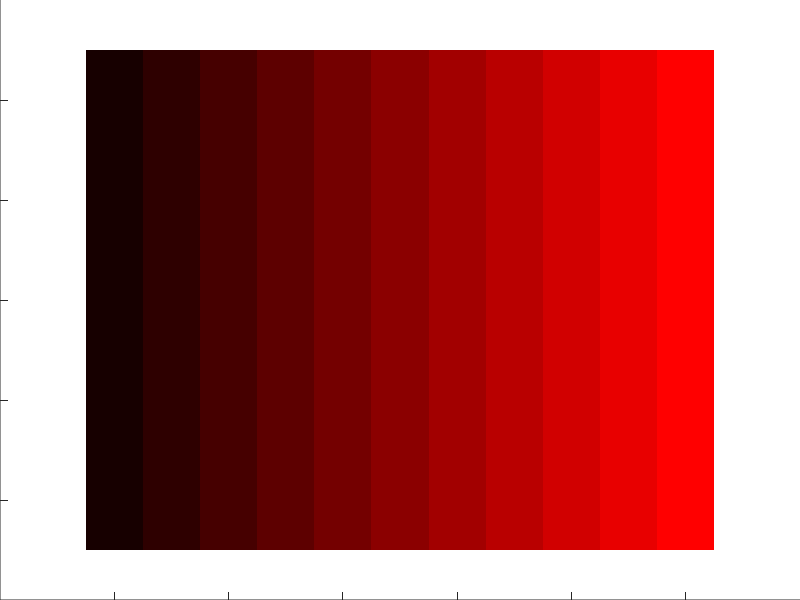

Here is the MATLAB script that generated this plot: (Note: this script raises an error after producing the figure.)
% test_gen_marker_plots_assumptions.m -- check, on this MATLAB, every assumption
% gen_marker_plots_dtc.m rests on.
%
% Each of these was reasoned about on the WSL edit host, where there is no
% MATLAB, so none of them was verified before the script was written. Run this
% once on the execution host; anything that reports FAIL is a real defect in
% gen_marker_plots_dtc.m, not in this file.
%
%   test_gen_marker_plots_assumptions                     % everything but 7-8
%   test_gen_marker_plots_assumptions('<path to subslice_definitions.mat>')
%
% Writes nothing outside tempdir and leaves no figures open.

function test_gen_marker_plots_assumptions(defs_path)
if nargin < 1, defs_path = ''; end
fprintf('MATLAB %s\n\n', version);
n_fail = 0;

% -- 1. count k lands in colormap row k+1 -----------------------------------
% The whole discrete-legend design depends on clim([-0.5 K+0.5]) against a
% (K+1)-row colormap mapping integer k in 0..K to row k+1. Measured by rendering
% and reading pixels back, not by re-deriving MATLAB's documented index formula.
K = 10;
n_rows = K + 1;
cmap = [(1:n_rows)'/n_rows, zeros(n_rows, 1), zeros(n_rows, 1)];   % row r = [r/n_rows 0 0]
f = figure('Visible', 'off', 'Position', [10 10 n_rows*20 40]);
ax = axes('Parent', f, 'Position', [0 0 1 1]);
image(ax, 'XData', [0 K], 'YData', [1 1], 'CData', 0:K, 'CDataMapping', 'scaled');
colormap(ax, cmap); clim(ax, [-0.5, K + 0.5]);
axis(ax, 'off'); xlim(ax, [-0.5 K+0.5]); ylim(ax, [0.5 1.5]);
frame = getframe(ax); px = frame.cdata;
mid = round(size(px, 1) / 2);
got = zeros(1, n_rows);
for k = 0:K
    col = round((k + 0.5) / n_rows * size(px, 2));
    col = min(max(col, 1), size(px, 2));
    got(k + 1) = round(double(px(mid, col, 1)) / 255 * n_rows) - 1;
end
close(f);
n_fail = report(isequal(got, 0:K), 'count k in 0..K renders in colormap row k+1', ...
    sprintf('counts read back: %s', mat2str(got)), n_fail);

% -- 2. cb.Limits crops without changing the data mapping -------------------
f = figure('Visible', 'off');
ax = axes('Parent', f); colormap(ax, cmap); clim(ax, [-0.5, K + 0.5]);
cb = colorbar(ax); before = clim(ax);
cb.Limits = [3.5, K + 0.5]; cb.Ticks = 4:K;
after = clim(ax);
% Read every property BEFORE close(f) -- the colorbar dies with the figure, and
% report()'s detail argument is evaluated whether the check passed or not.
lims_after = cb.Limits;
ok = isequal(before, after) && isequal(lims_after, [3.5, K + 0.5]);
close(f);
n_fail = report(ok, 'setting cb.Limits leaves axes CLim untouched (no re-shading)', ...
    sprintf('CLim %s -> %s, cb.Limits %s', mat2str(before), mat2str(after), ...
    mat2str(lims_after)), n_fail);

% -- 3. CreateFcn set after creation does not fire, and the .fig opens visible
f = figure('Visible', 'off');
set(f, 'CreateFcn', 'set(gcbo,''Visible'',''on'')');
fired_early = strcmp(get(f, 'Visible'), 'on');
tmp = [tempname '.fig'];
savefig(f, tmp); close(f);
g = openfig(tmp); vis = get(g, 'Visible'); close(g); delete(tmp);
n_fail = report(~fired_early && strcmp(vis, 'on'), ...
    'CreateFcn does not fire on set, and a reopened .fig is visible', ...
    sprintf('fired at set: %d, reopened Visible: %s', fired_early, vis), n_fail);

% -- 4. an empty %s argument substitutes nothing and the template CONTINUES --
% Measured on R2026a 2026-09-12, refuting the reasoning this file was written
% against: fprintf does NOT stop at a specifier whose argument is empty. The
% assertion is inverted from its original form on purpose -- it now pins the
% real behaviour, so a future MATLAB that starts truncating would fail here.
s = evalc('fprintf(''A%sB\n'', repmat('' x'', 1, 0));');
n_fail = report(contains(s, 'B'), ...
    'fprintf keeps going when a %s argument is empty (does NOT truncate)', ...
    sprintf('produced %s', mat2str(s)), n_fail);

% -- 5. row == scalar & column implicitly expands to N-by-N -----------------
row = 1:4; colmask = true(4, 1);
sz = size(row == 1 & colmask);
n_fail = report(isequal(sz, [4 4]), ...
    'a row-shaped mask against a column expands to N-by-N instead of erroring', ...
    sprintf('size = %s', mat2str(sz)), n_fail);

% -- 6. xlim rejects a zero-width span --------------------------------------
f = figure('Visible', 'off'); ax = axes('Parent', f); threw = false;
try, xlim(ax, [5 5]); catch, threw = true; end
close(f);
n_fail = report(threw, 'xlim errors on a zero-width span (pad_span is needed)', ...
    sprintf('threw = %d', threw), n_fail);

% -- 7. scatter tolerates empty data and does not read a 3-row CData as RGB -
f = figure('Visible', 'off'); ax = axes('Parent', f);
ok_empty = true;
try, scatter(ax, zeros(0,1), zeros(0,1), 5, zeros(0,1), 'filled'); ...
catch, ok_empty = false; end
h = scatter(ax, [1;2;3], [1;2;3], 5, [1;2;3], 'filled');
cdata_size = size(h.CData);          % before close(f), same reason as above
three_is_cdata = cdata_size(2) == 1;
close(f);
n_fail = report(ok_empty, 'scatter accepts empty data', ...
    sprintf('ok = %d', ok_empty), n_fail);
n_fail = report(three_is_cdata, ...
    'a 3-element COLUMN CData stays colormapped, not read as one RGB triplet', ...
    sprintf('CData is %s', mat2str(cdata_size)), n_fail);

% -- 8. what the definitions file actually looks like in MATLAB -------------
if isempty(defs_path)
    fprintf('  SKIP  subslice_info shape -- pass the path to subslice_definitions.mat\n');
elseif ~isfile(defs_path)
    fprintf('  SKIP  subslice_info shape -- not found: %s\n', defs_path);
else
    d = load(defs_path); si = d.subslice_info;
    n_fail = report(iscell(si), ...
        'subslice_info is a CELL (so entries need {i}, not (i))', ...
        sprintf('class = %s, size = %s', class(si), mat2str(size(si))), n_fail);
    if iscell(si), e = si{1}; else, e = si(1); end
    fl = e.fov_list;
    n_fail = report(ischar(fl), ...
        'fov_list is a CHAR MATRIX (so (:) would scramble it)', ...
        sprintf('class = %s, size = %s', class(fl), mat2str(size(fl))), n_fail);
    if ischar(fl)
        names = cellstr(fl);
        scrambled = fl(:)';
        fprintf('        fov_list(:) would give: %s...\n', scrambled(1:min(30, end)));
        fprintf('        cellstr gives %d name(s), first: %s\n', numel(names), names{1});
        pad = setdiff(double(fl(1, :)), double(strtrim(fl(1, :))));
        if ~isempty(pad)
            fprintf('        padding code point(s): %s (32 = space, 0 = NUL)\n', mat2str(pad));
        end
    end
end

fprintf('\n%d failure(s)\n', n_fail);
end

function n_fail = report(ok, what, detail, n_fail)
if ok
    fprintf('  PASS  %s\n', what);
else
    fprintf('  FAIL  %s\n        %s\n', what, detail);
    n_fail = n_fail + 1;
end
end
